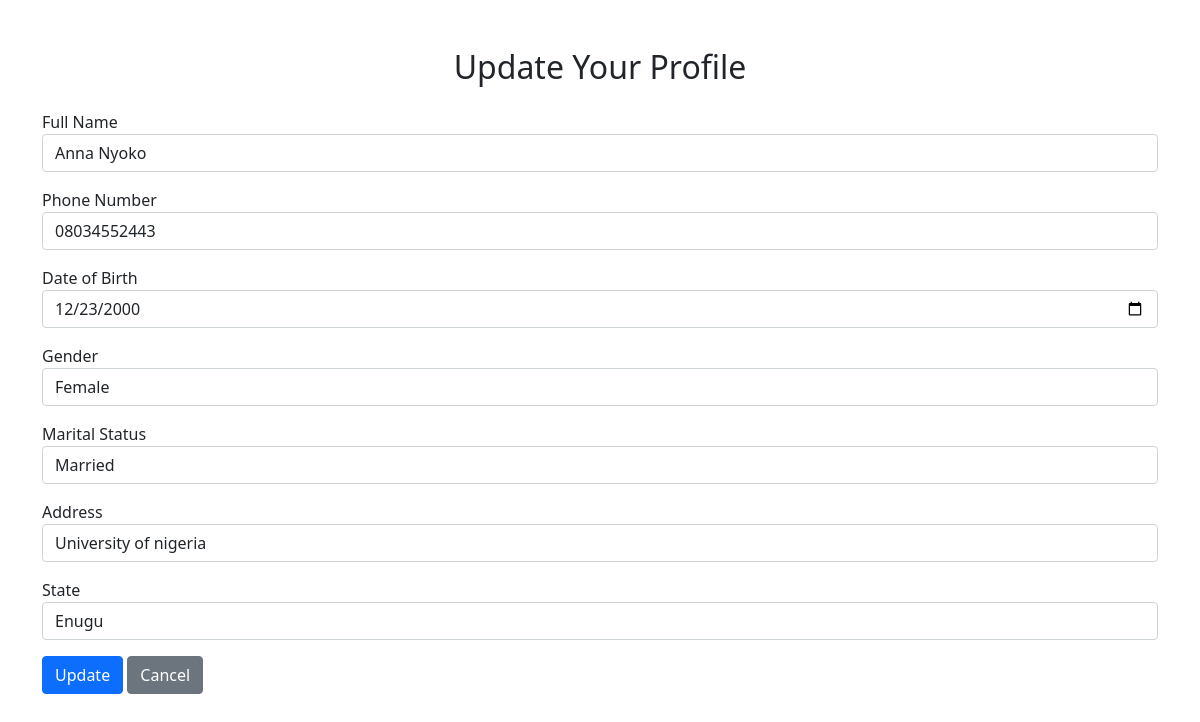
/update-profile (signed in), run on an earlier commit of the app's database.
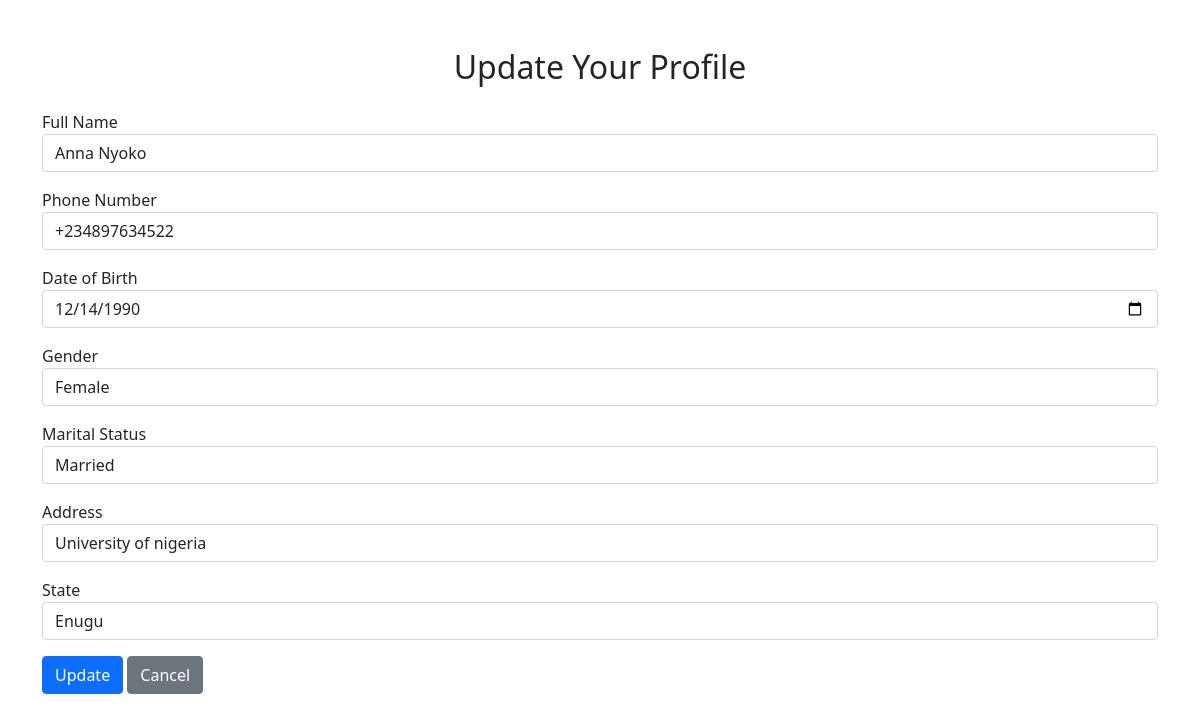
And on a later commit of the database.
### run.py (models this page shows, shortened)
class User(db.Model, UserMixin):  # Patient
    id = db.Column(db.Integer, primary_key=True)
    name = db.Column(db.String(120), nullable=False)
    email = db.Column(db.String(120), unique=True, nullable=False)
    phone = db.Column(db.String(15), nullable=False)
    dob = db.Column(db.Date, nullable=False)
    gender = db.Column(db.String(10), nullable=False)
    marital_status = db.Column(db.String(20), nullable=False)
    address = db.Column(db.String(200), nullable=False)
    state = db.Column(db.String(50), nullable=False)
    password_hash = db.Column(db.String(128), nullable=False)

### run.py (the view, shortened to what this page needs)
@app.route('/update-profile', methods=['GET', 'POST'])
@login_required
def update_profile():
    form = UpdateProfileForm(obj=current_user)  # Pre-fill with current user data
    return render_template('update_profile.html', form=form)

### run.py
class UpdateProfileForm(FlaskForm):
    name = StringField('Full Name', validators=[DataRequired()])
    phone = StringField('Phone Number', validators=[DataRequired()])
    dob = DateField('Date of Birth', validators=[DataRequired()])
    gender = SelectField('Gender', choices=[('Male', 'Male'), ('Female', 'Female')], validators=[DataRequired()])
    marital_status = SelectField('Marital Status', choices=[('Single', 'Single'), ('Married', 'Married')], validators=[DataRequired()])
    address = StringField('Address', validators=[DataRequired()])
    state = StringField('State', validators=[DataRequired()])
    submit = SubmitField('Update Profile')

### run.py (called while the page is built)
@login_manager.user_loader
def load_user(user_id):
    return User.query.get(int(user_id))

### templates/update_profile.html (shortened to what this page needs)
<!DOCTYPE html>
<html lang="en">
<head>
    <link href="https://cdn.jsdelivr.net/npm/bootstrap@5.1.3/dist/css/bootstrap.min.css" rel="stylesheet">
</head>
<body>
<div class="container mt-5">
    <h2 class="text-center mb-4">Update Your Profile</h2>
    <form method="POST">
        <div class="mb-3">{{ form.name.label }} {{ form.name(class="form-control") }}</div>
        <div class="mb-3">{{ form.phone.label }} {{ form.phone(class="form-control") }}</div>
        <div class="mb-3">{{ form.dob.label }} {{ form.dob(class="form-control") }}</div>
        <div class="mb-3">{{ form.gender.label }} {{ form.gender(class="form-control") }}</div>
        <div class="mb-3">{{ form.marital_status.label }} {{ form.marital_status(class="form-control") }}</div>
        <div class="mb-3">{{ form.address.label }} {{ form.address(class="form-control") }}</div>
        <div class="mb-3">{{ form.state.label }} {{ form.state(class="form-control") }}</div>
        <button type="submit" class="btn btn-primary">Update</button>
        <a href="{{ url_for('user_dashboard') }}" class="btn btn-secondary">Cancel</a>
    </form>
</div>
</body>
</html>

What changed in the data, as far as the page shows it:
changed User "Anna Nyoko": phone "08034552443" → "+234897634522"; dob "12/23/2000" → "12/14/1990"
